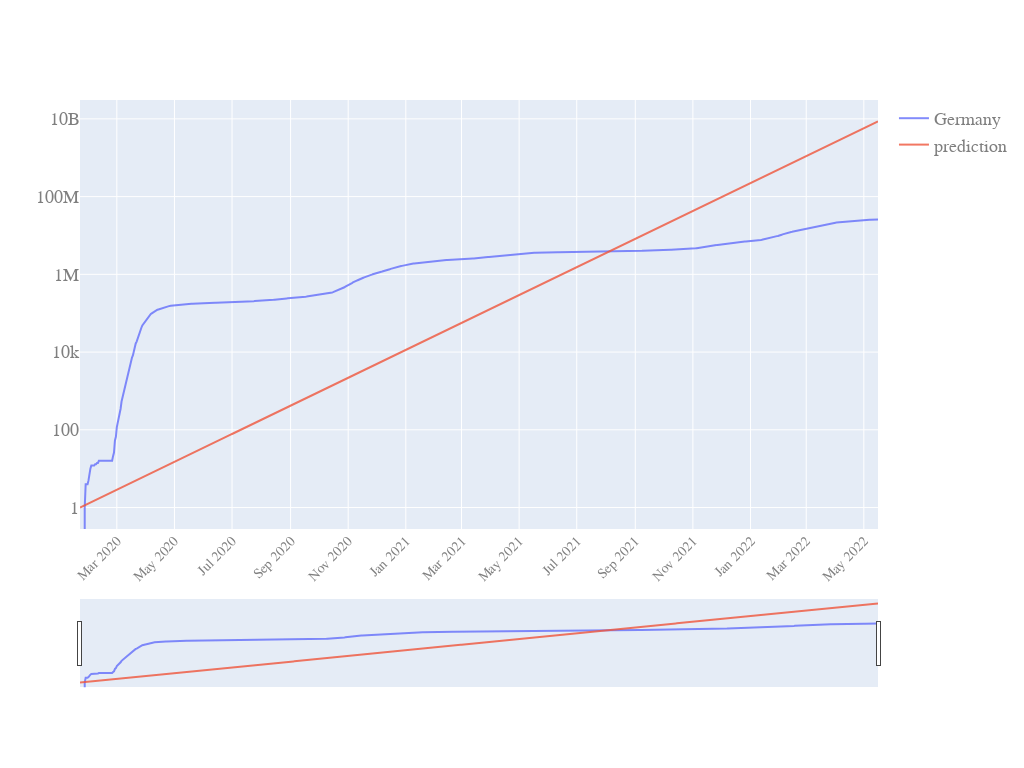

Notebook cell for this chart:
### Code cell
quick_plot(LR_inspect.date,
           LR_inspect.iloc[:,1:],
           y_scale='log',
           slider=True)

### Figure 1 — Plotly figure (JSON) as saved in the notebook; plotly's stock layout.template omitted (floating-point values rounded to 4 significant figures; data arrays with more than 128 entries replaced by an {"elided": "..."} marker saying what was removed)
{"data": [{"name": "Germany", "opacity": 0.8, "type": "scatter", "x": {"elided": "846 str values"}, "y": {"elided": "846 int values"}}, {"name": "prediction", "opacity": 0.8, "type": "scatter", "x": {"elided": "846 str values"}, "y": {"elided": "846 float values"}}], "layout": {"autosize": true, "font": {"color": "#7f7f7f", "family": "PT Sans, monospace", "size": 18}, "height": 768, "width": 1024, "xaxis": {"nticks": 20, "rangeslider": {"visible": true}, "tickangle": -45, "tickfont": {"color": "#7f7f7f", "size": 14}}, "yaxis": {"type": "log"}}}
